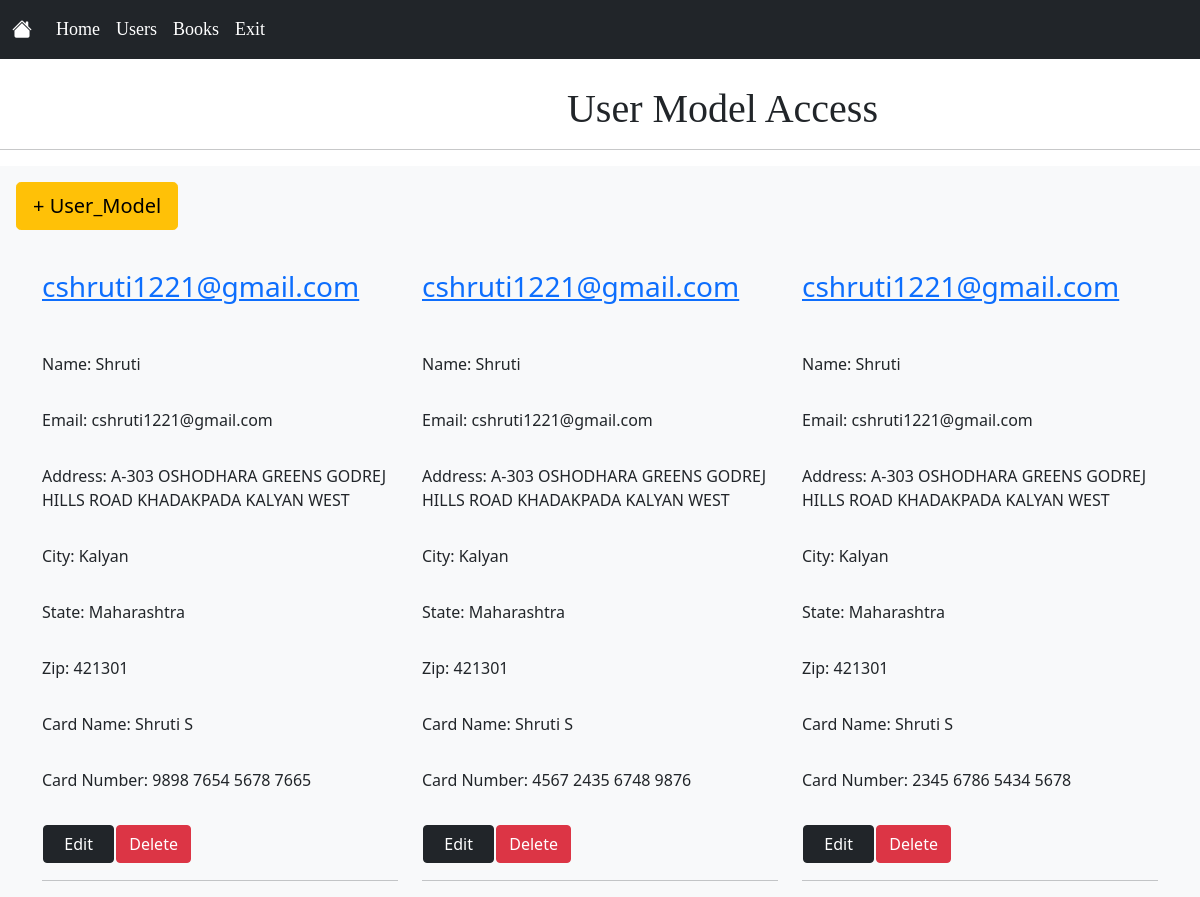
Page /user_pg/ on the committed database.
### App1/models.py (models this page shows, shortened)
class Purchase(models.Model):
    name=models.TextField()
    email=models.EmailField(max_length=254)
    address=models.TextField()
    city=models.TextField()
    state=models.TextField()
    zip=models.TextField()
    cardName=models.TextField()
    cardNum=models.TextField()

### App1/views.py (the view)
# urls.py: path('user_pg/', views.user_pg, name="user_pg"),
def user_pg(request):
    book_obj=Purchase.objects.all()
    params={"book_obj":book_obj}
    return render(request,"user_pg.html",params)

### templates/user_pg.html (shortened to what this page needs)
{% include 'admin_navbar.html' %}
{% block body %}
<nav class="navbar navbar-expand-lg navbar-dark bg-dark " id="nav">
    <div class="container-fluid">
      <a class="navbar-brand" href="{% url 'admin_homepg' %}"><i class="bi bi-house-fill"></i></a>
            <div class="collapse navbar-collapse" id="navbarSupportedContent">
              <ul class="navbar-nav me-auto mb-2 mb-lg-0">
                <li class="nav-item">
                  <a class="nav-link active" aria-current="page" href="{% url 'admin_login' %}">Home</a>
                </li>
                <li class="nav-item">
                  <a class="nav-link active" aria-current="page" href="{% url 'user_pg' %}">Users</a>
                </li>
                <li class="nav-item">
                  <a class="nav-link active" aria-current="page" href="{% url 'admin_homepg' %}">Books</a>
                </li>
                <li class="nav-item">
                  <a class="nav-link active" href="{% url 'logout' %}">Exit</a>
                </li>
              </ul>
            </div>
          </div>
        </nav>
<section>
    <h1 style="margin-left: 15cm;"><span style="font-family: 'Times New Roman', Times, serif;">User Model Access</span></h1><hr>
		<section class="ftco-section bg-light">
      <div>
        <a class="btn btn-warning btn-lg m-3" role="button" aria-disabled="true" href="{% url 'user_pg' %}"> +  User_Model</a>
      </div><br>
    	<div class="container">
    		<div class="row">
				{% for i in book_obj %}
    			<div class="col-md-4">
    				<div class="card-wrap rounded ">
    					<div class="text">
    						<h3 class="mb-0"><a href="" name="email">{{i.email}}</a></h3><br><br>
                <div class="d-flex mb-3">
                  <p class="price ml-auto" name="name">Name: {{i.name}}</p>
                </div>
                <div class="d-flex mb-3">
                  <p class="price ml-auto" name="email">Email: {{i.email}}</p>
                </div>
                <div class="d-flex mb-3">
                  <p class="price ml-auto" name="address">Address: {{i.address}}</p>
                </div>
                <div class="d-flex mb-3">
                  <p class="price ml-auto"name="city">City: {{i.city}}</p>
                </div>
    						<div class="d-flex mb-3">
	    						<p class="price ml-auto" name="state">State: {{i.state}}</p>
                </div>
                <div class="d-flex mb-3">
                  <p class="price ml-auto" name="zip">Zip: {{i.zip}}</p>
                </div>
                <div class="d-flex mb-3">
                  <p class="price ml-auto" name="cardName">Card Name: {{i.cardName}}</p>
                </div>
                <div class="d-flex mb-3">
                  <p class="price ml-auto" name="cardNum">Card Number: {{i.cardNum}}</p>
                </div>
    					</div>
    				</div>
            <table>
              <tr>
                <td>
                  <form action = "{% url 'update_user' i.id %}" method="get">
                    <input class="btn btn-dark" type="submit" value="  Edit  ">
                    </form>
                  </td>
                <td>
                  <form action = "{% url 'delete_user' i.id %}" method="post">
                    <input class="btn btn-danger" onclick="return confirm('Are you sure you want to delete {{i.name}}?')" type="submit" value="Delete">
                    </form>
                  </td>
                  </tr>
                </table>
                <hr>
              </div>
				{% endfor %}
</section>
{% endblock body %}

### templates/admin_navbar.html (style rules this page uses)
#nav { font-family:'Times New Roman', Times, serif; font-size: large; color: #edf1f5; }

### rows in the picture
Purchase: email "cshruti1221@gmail.com", name "Shruti", address "A-303 OSHODHARA GREENS GODREJ HILLS ROAD KHADAKPADA KALYAN WEST", city "Kalyan", state "Maharashtra", zip "421301", cardName "Shruti S", cardNum "9898 7654 5678 7665"
Purchase: email "cshruti1221@gmail.com", name "Shruti", address "A-303 OSHODHARA GREENS GODREJ HILLS ROAD KHADAKPADA KALYAN WEST", city "Kalyan", state "Maharashtra", zip "421301", cardName "Shruti S", cardNum "4567 2435 6748 9876"
Purchase: email "cshruti1221@gmail.com", name "Shruti", address "A-303 OSHODHARA GREENS GODREJ HILLS ROAD KHADAKPADA KALYAN WEST", city "Kalyan", state "Maharashtra", zip "421301", cardName "Shruti S", cardNum "2345 6786 5434 5678"
